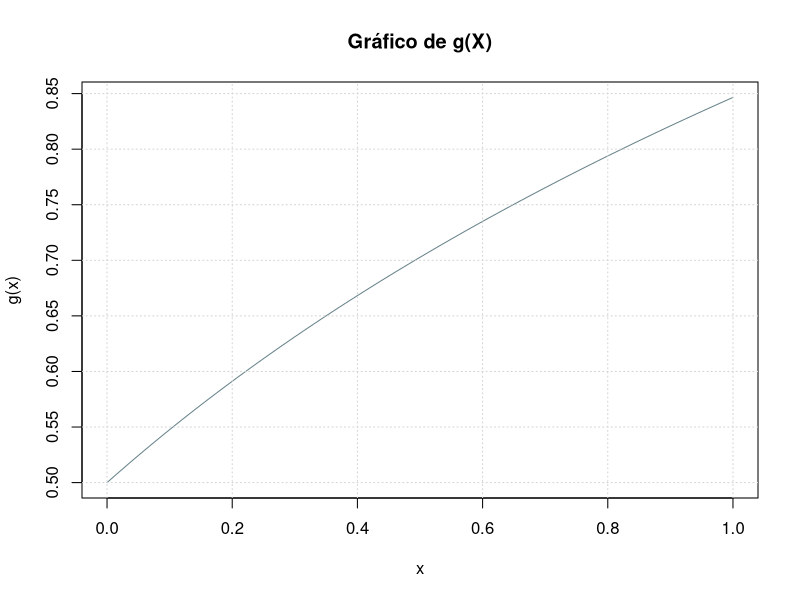
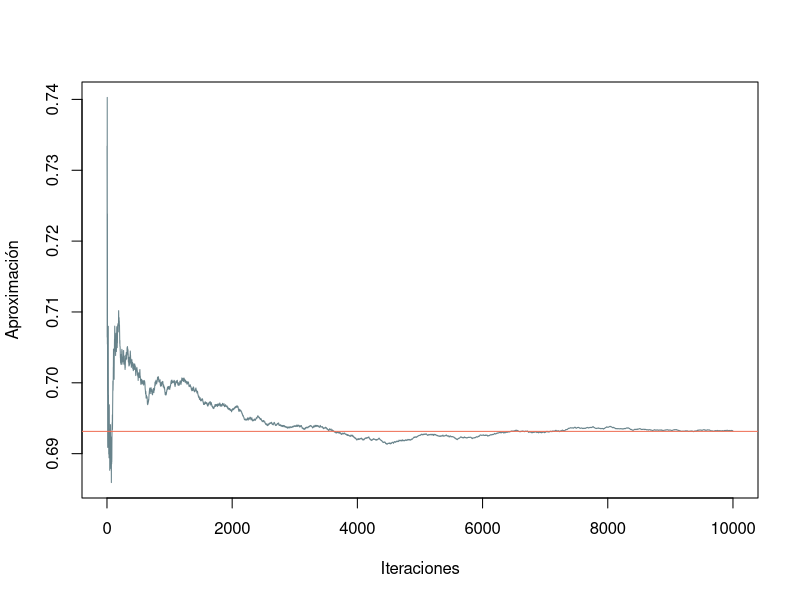
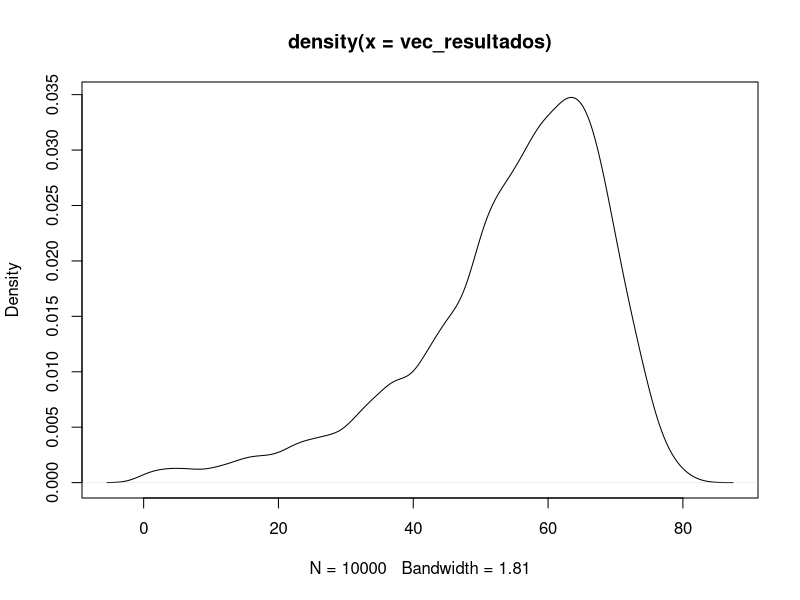
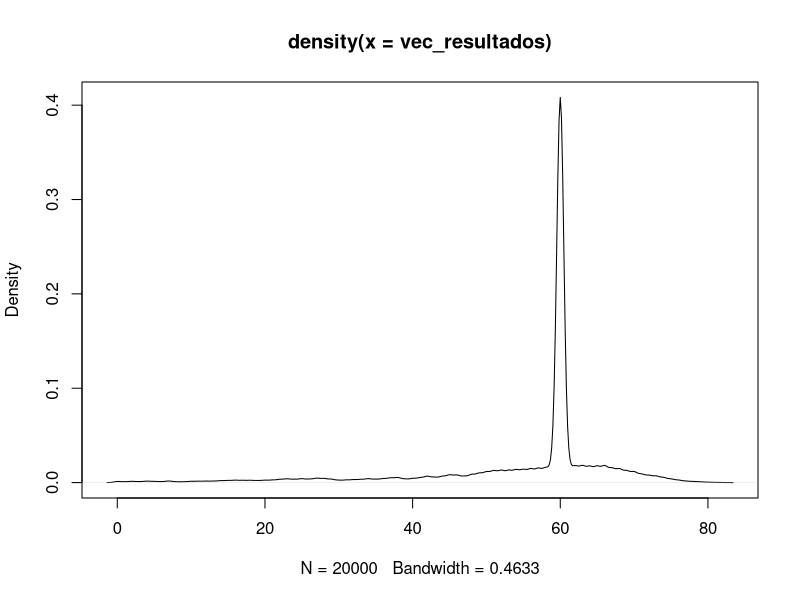
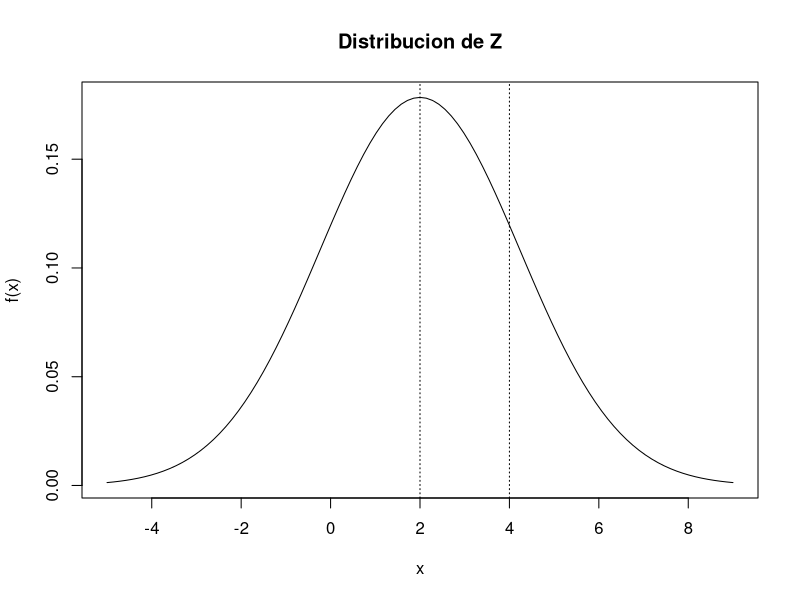
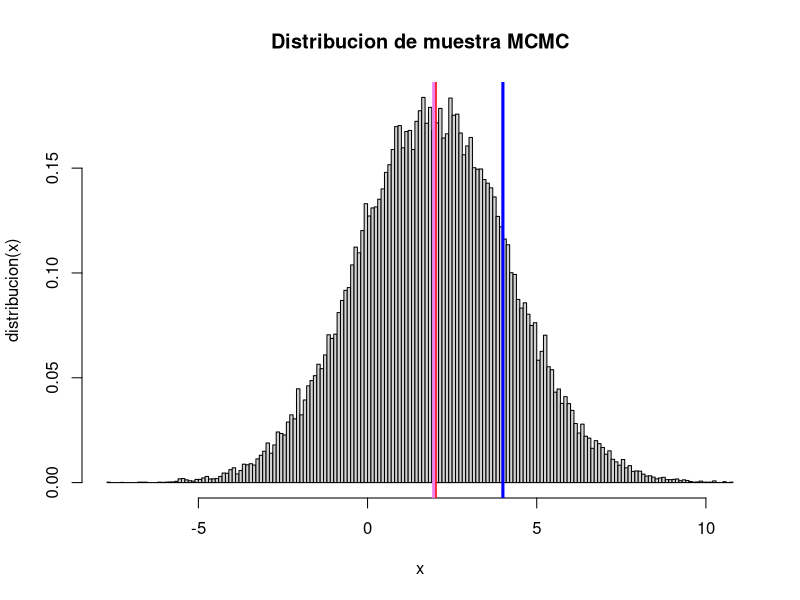
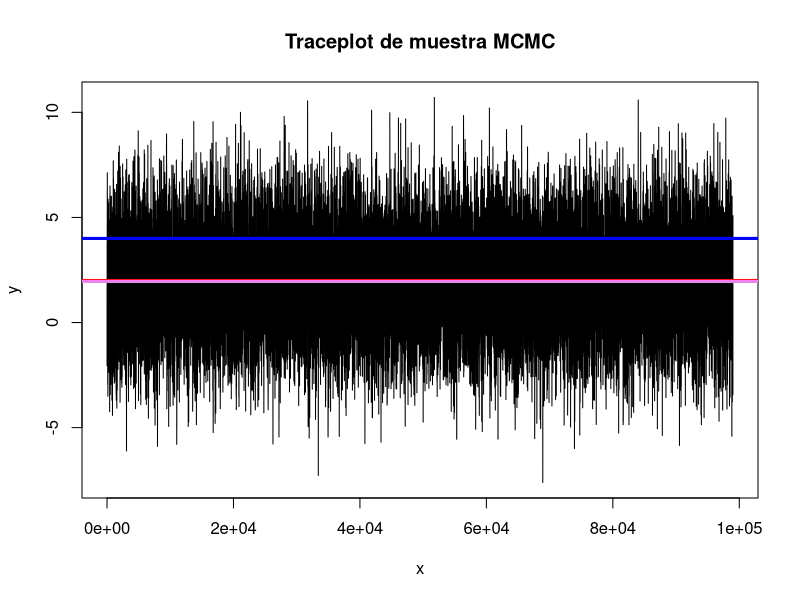
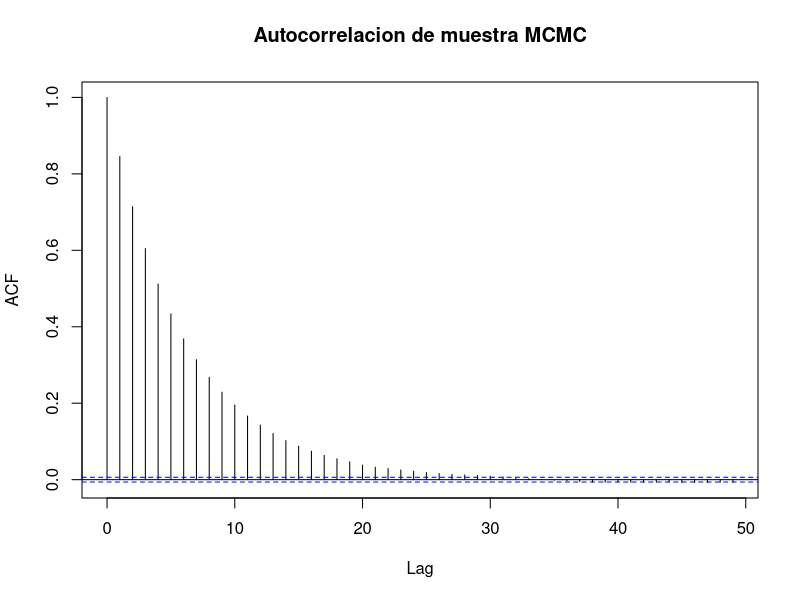

Generate these figures, in order, with R:
## ---- chunk 1
knitr::opts_chunk$set(echo = TRUE)
## ---- chunk 2
library(numDeriv)
library(readxl)
library(ggplot2)
## ---- chunk 3

set.seed(147) # definimos una semilla
n <-10^4 # tamaño de la muestra
U <-runif(n) # genera un vector con distribución uniforme

g <-Vectorize(function(x) (log(x + 1)/2) + (1/2) ) # construimos la función g 

curve(g,0,1,col="lightblue4",lwd=1,main="Gráfico de g(X)")
grid()  

Y <- g(U) #genera el vector para cada observación
acumulado<-cumsum(Y)/(1:n)
plot(1:n,acumulado,col="lightblue4",type="l",ylab="Aproximación",xlab="Iteraciones")
abline(h=integrate(g,0,1)$value,col="coral2",lwd=1)

P_est1=mean(Y)

e1 <-(abs(P_est1-log(2)))
## ---- chunk 4
e1
## ---- chunk 5
pnorm(6,mean = 0.5,sd = (0.5^(1/2)),lower.tail = F)
## ---- chunk 6

n <-10^4 # Tamaño de la muestra
A <-rexp(n) + 6

g <-Vectorize(function(x) ((1/pi) * exp(-(x-0.5)^2)/(exp(-x+6))))

Y2<-g(A)

M<-matrix(c(mean(Y2),pnorm(6,mean = 0.5,sd = (0.5^(1/2)), lower.tail = F),
            abs(mean(Y2)-pnorm(6,mean = 0.5,sd = (0.5^(1/2)), lower.tail = F)),
            sqrt(var(Y2)/sqrt(10^4))),ncol=4, byrow=TRUE)

colnames(M) <- c("Estimacion", "Valor Real","Error Absoluto","Error Estandar")

M

## ---- chunk 7
tabla_vida_original <- read_excel("tabla.xls")

#filtrando por año de nacimiento y edad
tabla_vida <- tabla_vida_original[(tabla_vida_original$ynac == 1994) & 
                                    (tabla_vida_original$sex == 1),] 
## ---- chunk 8
set.seed(2024)
iteraciones <- 10^4
vec_qx <- tabla_vida$qx[25:length(tabla_vida$qx)]
n <- length(vec_qx)
vec_resultados<-rep(0,iteraciones)

for(i in c(1:iteraciones)){
  U<-runif(n)
  t <- 1
  cont <- 1
  while(t == 1){
    if(U[cont]>vec_qx[cont]) #Aqui se decide si la persona sobrevive o muere
      {cont<-cont+1
    }else{
      t<-0
      }
  }
  vec_resultados[i]<-cont-1
}
## ---- chunk 9
plot(density(vec_resultados))
## ---- chunk 10
for (i in 1:length(vec_resultados)){
  if(vec_resultados[i] < (60-30)){
    vec_resultados <- c(vec_resultados, vec_resultados[i])
  }
  if(vec_resultados[i] >= 30){
    vec_resultados <- c(vec_resultados, 60)
  }
}

## ---- chunk 11
plot(density(vec_resultados))
## ---- chunk 12
mu <- 4
sigma <- 4

mu_z <- 4-(4/2)
sigma_z <- 4+(4/4) #En realidad es sigma^2

fPI = function(x)
{
  fx = exp( -((x - mu_z)^2/(2*(sigma_z))))/(sqrt(2*pi*sigma_z))
  return(fx)
}
## ---- chunk 13
curve(fPI(x), from=-5,to=9, main="Distribucion de Z",xlab="x",ylab="f(x)")
abline(v = 4, lty = 3) #Media de x1
abline(v = 2, lty = 3) #Media de x2
## ---- chunk 14
#Usaremos dist cauchy para el proceso de markov
fpK = function(x,y){
  pK = dcauchy(y,location = x) #x es el centro del pico de la distribución.
  return(pK)
}

#Aplicando el algoritmo
N = 10^5 # Número de Iteraciones
L = 1000 # periodo quemado (burn in)

MCMC = matrix(data = 0, nrow = N, ncol = 12)
colnames(MCMC) =
  c("x","y","PIx","PIy","Kxy","Kyx","Rxy","Ryx","Mxy","Myx","Fxy","Salto")
# 1. Inicial con un valor arbitrario de x del dominio de distribución
x = runif(1,-50,50)

for (i in 1:N){
  # 2. Generamos la propuesta con una distribucion arbitraria
  y = rcauchy(1,location = x) #Valor aleatorio según X
  
  #3. Tasa de Aceptación
  PIx = fPI(x)
  PIy = fPI(y)
  Kxy = fpK(x,y)
  Kyx = fpK(y,x)
  Rxy = (PIy*Kyx) / (PIx*Kxy)
  Ryx = (PIx*Kxy) / (PIy*Kyx)
  # Matriz estocástica de los estados de la distribución estacionaria
  if (x!=y){
    Mxy = Kxy*min(1,Rxy)
    Myx = Kyx*min(1,Ryx)
  }
  else
  { Mxy = -1
  Myx = -1
  }
  
  #4. Criterio de Aceptacion o Rechazo
  #Probabilidad de aceptación,runif(1)
  Fxy = runif(1)
  MCMC[i,] = c(x,y,PIx,PIy,Kxy,Kyx,Rxy,Ryx,Mxy,Myx,Fxy,0)
  if (Fxy < Rxy)
  {x = y
  lsalto = 1
  }
  else
  { lsalto = 0
  }
  MCMC[i,12] = lsalto
}
mcmc = MCMC[(L+1):N,"x"]
## ---- chunk 15
media=mean(mcmc)

hist(mcmc,
freq = FALSE,
main = "Distribucion de muestra MCMC",
xlab = "x",
ylab = "distribucion(x)",
breaks = 200)
abline(v=mu, col='blue', lwd=3)      #Media de X1
abline(v=mu/2, col='red', lwd=3)     #Media de X2
abline(v=media, col='violet', lwd=3) #Media de Z
## ---- chunk 16
#Traceplot
plot(mcmc,type="l",xlab = "x", ylab = "y", main = "Traceplot de muestra MCMC")
abline(h=mu, col='blue', lwd=3)      #Media de X1
abline(h=mu/2, col='red', lwd=3)     #Media de X2
abline(h=media, col='violet', lwd=3) #Media de Z
## ---- chunk 17
#Grafico de Autocorrelación
acf(mcmc,main = "Autocorrelacion de muestra MCMC")
## ---- chunk 18
#Grafico convergencia de la media
m=N-L
acumulado<-cumsum(mcmc)/(1:m)
plot(1:m,acumulado,col="blue",type="l",ylab="promedio",xlab="Iteraciones")
## ---- chunk 19
cat("Tasa de aceptación \n",
    "NumeroSaltos/TotalIteraciones :" , mean(MCMC[,"Salto"]) ,"\n")
## ---- chunk 20

